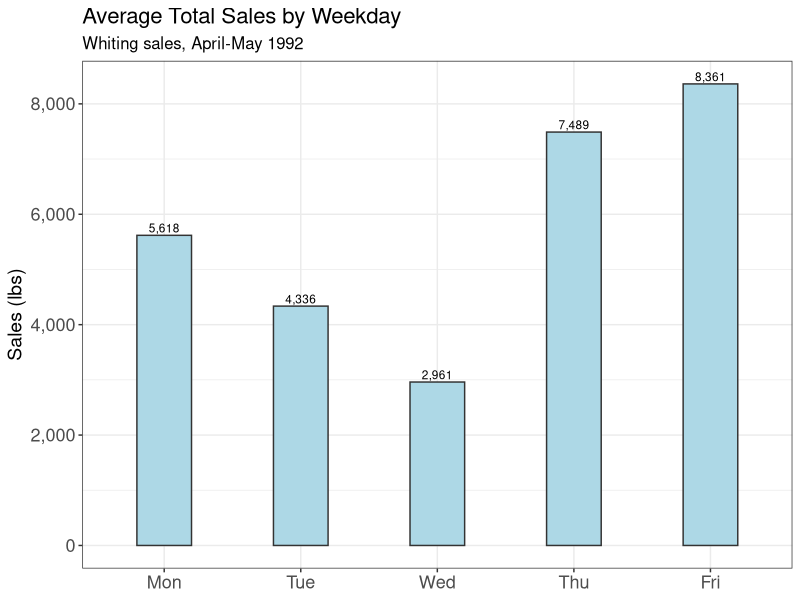
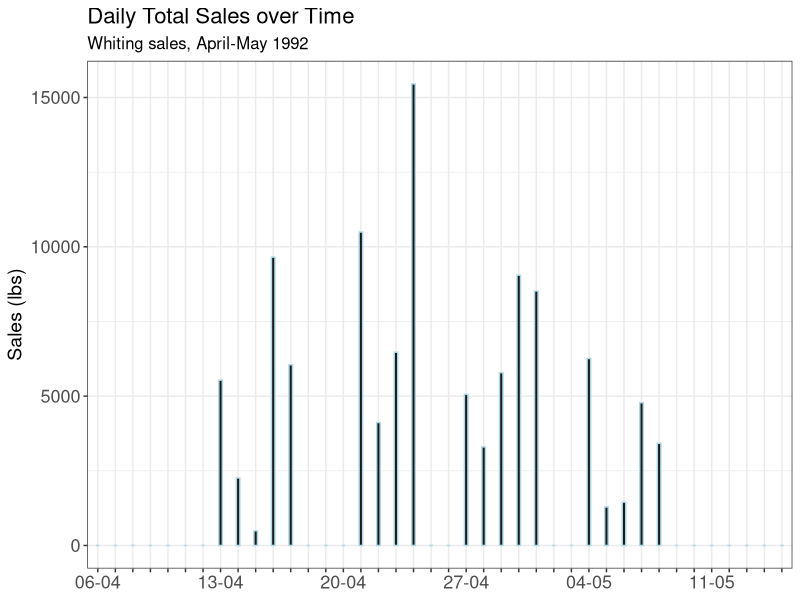
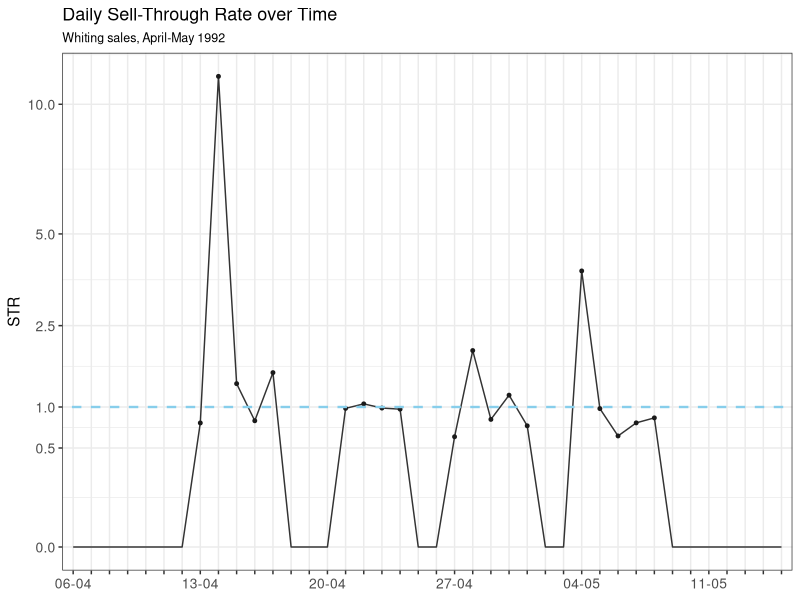
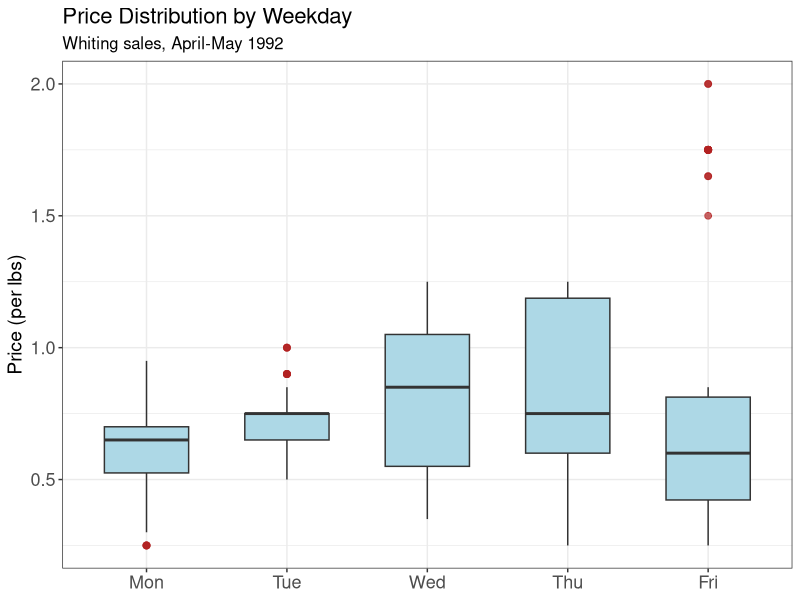
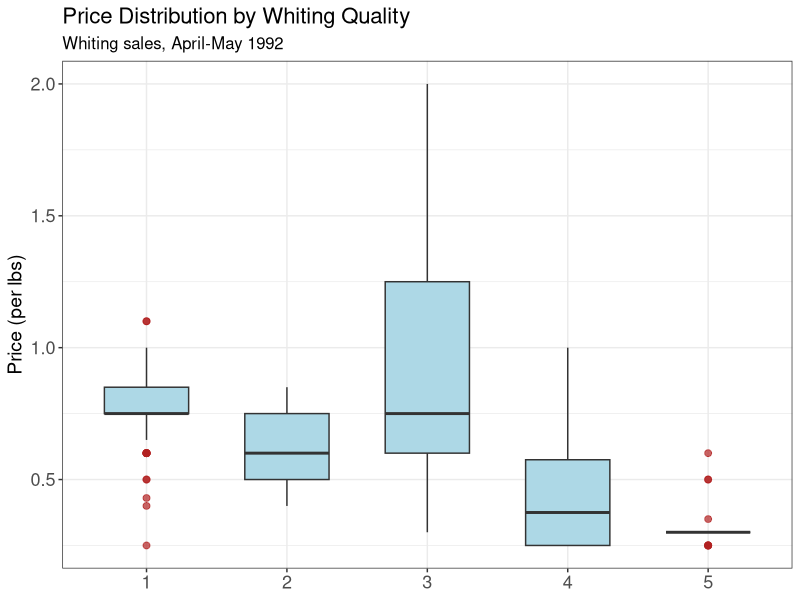
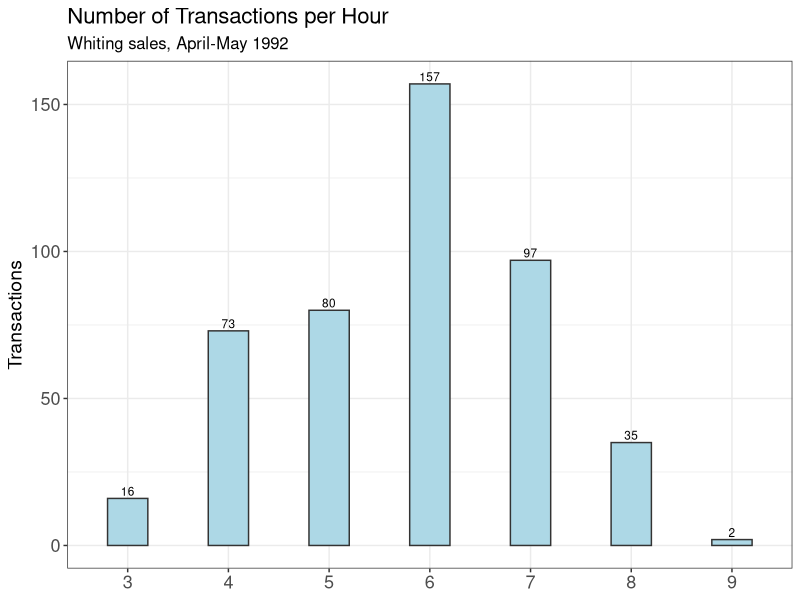
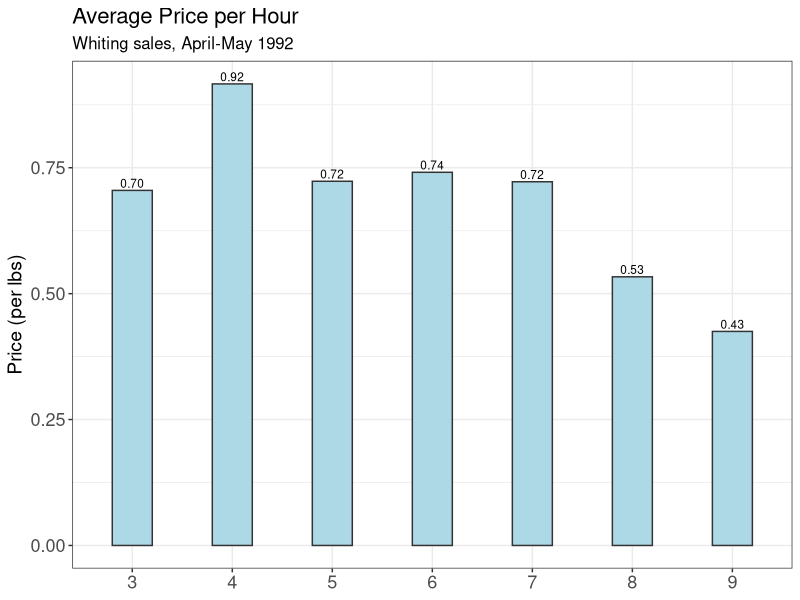

The R source for these figures, in order: (Note: this script raises an error after producing the figures.)
## ---- chunk 1
knitr::opts_chunk$set(
  echo    = TRUE,
  message = FALSE,
  warning = FALSE,
  fig.height = 4     # Höhe in Inches
)
## ---- chunk 2
## Load packages and dataset
library(readr)
library(dplyr)
library(ggplot2)
library(tidyr)

detailed <- read_tsv("../data/detailed_fish_market_data.txt")
## ---- chunk 3
# delete those rows that have NA for 
# "price","quan", "totr", "tots" and 
# filter for whiting (no king)
detailed_whiting <- detailed %>%
  filter(!is.na(pric),
         !is.na(quan),
         !is.na(totr),
         type == "w") %>%
  arrange(date)
## ---- chunk 4

## There seem to be two entries in the dataset, where there are two dealer per day.
# Since this is the case only for two out of all days in April and May: drop those two observations 
detailed_whiting <- detailed_whiting %>%
  # frequency of the same tots value for different days
  group_by(date, dayw, tots) %>%
  mutate(n_same_tots = n()) %>%
  
  # number of distinct tots days
  group_by(date, dayw) %>%
  mutate(n_tots_values = n_distinct(tots)) %>%
  ungroup() %>%
  
  # delete rows for which (there are multiple different tots values 
  #                                   AND 
  #                       for which the tot value only appears once)
  filter(!(n_tots_values > 1 & n_same_tots == 1)) %>%
  
  # delete rows that are not longer needed
  select(-n_same_tots, -n_tots_values)


## two cases, where > 1 dealer is present
tots_inconsistent <- detailed_whiting |>
  group_by(date, dayw) |>
  mutate(
    n_tots = n_distinct(tots)
  ) |>
  filter(n_tots > 1) |>
  arrange(date, dayw, tots, totr)




## define variables for the plots
# themes for plots
theme_fontsize <- theme(
  plot.title = element_text(size = 13),
  plot.subtitle = element_text(size = 9),
  axis.title = element_text(size = 11),
  axis.text = element_text(size = 10),
  legend.text = element_text(size = 10),
)

theme_fontsize_large <- theme(
  plot.title = element_text(size = 16),
  plot.subtitle = element_text(size = 12),
  axis.title = element_text(size = 14),
  axis.text = element_text(size = 13),
  legend.text = element_text(size = 13),
)


# labels for time series data plots
date_seq <- seq(
  from = as.Date("1992-04-06"),
  to   = as.Date("1992-05-15"),
  by   = "day"
)

# format as "MM-YYYY"
day_labels <- format(date_seq, "%d-%m")

# Named character vector: names are month_ids
day_lookup_vec <- setNames(day_labels, c(seq(406,430, by = 1),seq(501,515, by=1)))

break_vec_x_axis <- c(seq(406,430, by = 7),seq(504,515, by=7))
all_days_x_axis <- c(seq(406,430, by = 1),seq(501,515, by=1))
## ---- chunk 5

# dataset for the daily-level
detailed_whiting_daily <- detailed_whiting %>%
  group_by(date) %>%
  summarise(
    avg_pric = mean(pric),
    totr = first(totr),
    tots = first(tots),
    dayw = first(dayw),
    n_trsact = n(),
    strate = first(tots)/first(totr)
  )


## ---- chunk 6
####
# summary of the daily datset
####
detailed_whiting_daily %>%
  select(totr, tots, n_trsact) %>%
  summary()
## ---- chunk 7
####
# barchart average sales by dayw (Day of the Week)
####
plot_average_sales_by_weekday <- detailed_whiting_daily %>%
  group_by(dayw) %>%
  summarise(avg_tots = mean(tots, na.rm = TRUE)) %>%
  ggplot(aes(x = factor(dayw), y = avg_tots)) +
  geom_col(fill = "lightblue", colour = "grey20", width = 0.4) + 
  labs(title = "Average Total Sales by Weekday",
       subtitle = "Whiting sales, April-May 1992",
       y = "Sales (lbs)",
       x = NULL)+
  geom_text(
    aes(label = scales::comma(round(avg_tots, 0))),
    vjust = -0.3,
    size = 3
  ) +
  scale_x_discrete(breaks = 1:5,
                   labels = c("Mon", "Tue", "Wed", "Thu", "Fri")) +
  scale_y_continuous(labels = scales::comma) +
  theme_bw() +
  theme_fontsize_large


####
# time series of tots (total sales)
####
tots_plot_df <- detailed_whiting_daily %>%
  select(date, tots) %>%
  complete(date = 406:515,
           fill = list(tots = 0)) %>%
  arrange(date) %>%
  filter(!between(date, 431, 500)) %>%
  mutate(date_fac = factor(date, levels = date))

plot_daily_sales_over_time <- ggplot(tots_plot_df, aes(x=date_fac, y = tots, group = 1)) + 
  geom_col(width = 0.2,
           colour = "lightblue",
           fill="grey10") +
  labs(title = "Daily Total Sales over Time",
       subtitle = "Whiting sales, April-May 1992",
       y = "Sales (lbs)",
       x = NULL)+ 
  scale_x_discrete(breaks = as.character(all_days_x_axis),
                   labels = function(x) {
                     lab <- rep("", length(x))
                     sel <- x %in% as.character(break_vec_x_axis)
                     lab[sel] <- day_lookup_vec[x[sel]]
                     lab
                   }) +
  theme_bw() +
  theme_fontsize_large

## ---- chunk 8
plot_average_sales_by_weekday
plot_daily_sales_over_time
## ---- chunk 9
####
# time series of str (sell trough rate)
####
str_plot_df <- detailed_whiting_daily %>%
  select(date, strate) %>%
  complete(date = 406:515,
           fill = list(strate = 0)) %>%
  arrange(date) %>%
  filter(!between(date, 431, 500)) %>%
  mutate(date_fac = factor(date, levels = date))


plot_daily_str_over_time <- ggplot(str_plot_df, aes(x=date_fac, y = strate, group = 1)) + 
  geom_line(size = 0.5,
            colour = "grey20") +
  geom_point(
    data   = subset(str_plot_df, strate > 0),
    size   = 1,
    colour = "grey10"
  ) +
  geom_abline(intercept = 1, 
              slope = 0, 
              linetype = "dashed",
              size = 0.8,
              colour = "skyblue") + 
  labs(title = "Daily Sell-Through Rate over Time",
       subtitle = "Whiting sales, April-May 1992",
       y = "STR",
       x = NULL)+
  scale_y_sqrt(breaks = c(0, 0.5, 1, 2.5, 5, 10)) + 
  scale_x_discrete(breaks = as.character(all_days_x_axis),
                   labels = function(x) {
                     lab <- rep("", length(x))
                     sel <- x %in% as.character(break_vec_x_axis)
                     lab[sel] <- day_lookup_vec[x[sel]]
                     lab
                   }) +
  theme_bw() +
  theme_fontsize
## ---- chunk 10
plot_daily_str_over_time
## ---- chunk 11
####
# correlation between tots (total dailiy sales) and avg_pric (average price)
####
cor(detailed_whiting_daily$avg_pric,detailed_whiting_daily$tots)
## ---- chunk 12
####
# boxplot pric(price) by dayw (Day of the Week)
####
plot_price_distr_by_weekday <- ggplot(detailed_whiting, 
       aes(x=factor(dayw), y=pric)) +
  geom_boxplot(fill = "lightblue",         # dezente Farbe
               colour = "grey20",
               width = 0.6,
               outlier.colour = "firebrick",
               outlier.alpha = 0.7,
               outlier.size = 2) + 
  labs(
    x = NULL,
    y = "Price (per lbs)",
    title = "Price Distribution by Weekday",
    subtitle = "Whiting sales, April-May 1992"
  ) +
  scale_x_discrete(breaks = seq(1,5,by=1),
                   labels = c("Mon", "Tue", "Wed", "Thu", "Fri")) +
  scale_y_continuous(labels = scales::comma) +
  theme_bw() +
  theme_fontsize_large


####
# boxplot pric(price) by qual (Qualitiy of the fish)
####
plot_price_distr_by_quality <- detailed_whiting %>%
  filter(!is.na(qual)) %>%
  ggplot(aes(x=factor(qual), y=pric)) +
  geom_boxplot(fill = "lightblue",
               colour = "grey20",
               width = 0.6,
               outlier.colour = "firebrick",
               outlier.alpha = 0.7,
               outlier.size = 2) + 
  labs(
    x = NULL,
    y = "Price (per lbs)",
    title = "Price Distribution by Whiting Quality",
    subtitle = "Whiting sales, April-May 1992"
  ) +
  scale_y_continuous(labels = scales::comma) +
  theme_bw() +
  theme_fontsize_large
## ---- chunk 13
plot_price_distr_by_weekday
plot_price_distr_by_quality
## ---- chunk 14
hourly_detailed_whiting <- detailed_whiting %>%
  mutate(time = round(time/100, digits = 0))

# number of transactions per hour 
plot_transactions_per_hour <- hourly_detailed_whiting %>%
  group_by(time) %>%
  summarise(n_sales = n()) %>%
  filter(!is.na(time)) %>%
  ggplot(aes(x = factor(time), y = n_sales)) +
  geom_col(fill = "lightblue", colour = "grey20", width = 0.4) + 
  labs(title = "Number of Transactions per Hour",
       subtitle = "Whiting sales, April-May 1992",
       y = "Transactions",
       x = NULL)+
  geom_text(
    aes(label = scales::comma(round(n_sales, 0))),
    vjust = -0.3,
    size = 3
  ) +
  scale_y_continuous(labels = scales::comma) +
  theme_bw() +
  theme_fontsize_large
  

# average price across hours
plot_average_price_per_hour <- hourly_detailed_whiting %>%
  group_by(time) %>%
  summarise(avg_pric = mean(pric, na.rm = TRUE)) %>%
  filter(!is.na(time)) %>%
  ggplot(aes(x = factor(time), y = avg_pric)) +
  geom_col(fill = "lightblue", colour = "grey20", width = 0.4) + 
  labs(title = "Average Price per Hour",
       subtitle = "Whiting sales, April-May 1992",
       y = "Price (per lbs)",
       x = NULL)+
  geom_text(
    aes(label = scales::comma(round(avg_pric, 2))),
    vjust = -0.3,
    size = 3
  ) +
  scale_y_continuous(labels = scales::comma) +
  theme_bw() +
  theme_fontsize_large
## ---- chunk 15
plot_transactions_per_hour
plot_average_price_per_hour
## ---- chunk 16
#1 data preperation
detailed_data_prep <- detailed_data %>%
  filter(!is.na(pric),
         !is.na(quan),
         type == "w") %>%
  arrange(date) %>%
  
  # 1.1 standardization
  group_by(cusn) %>%
  mutate(Qty_Dev = quan - mean(quan, na.rm = TRUE)) %>% #target variable
  ungroup() %>%
  
  # 1.2 mean centering and dummy creation
  mutate(
    price_c = as.numeric(scale(pric, center = TRUE, scale = FALSE)), #main regressor
    quality_c = as.numeric(scale(qual, center = TRUE, scale = FALSE)), # Moderator 1
    cash_dummy = if_else(cash == 'c', 1, 0), # Moderator 2
    estb = as.factor(estb), # Moderator 3
  ) 
## ---- chunk 17
# additional steps for establishment
detailed_data_prep %>% group_by(estb) %>% count()

detailed_data_perep_estb = detailed_data_prep %>%
  filter(estb %in% c("s", "f", "sf"))
## ---- chunk 18
    #2.1 Moderated Model 1
    quality_model = lm(Qty_Dev ~ price_c + quality_c, data = detailed_data_prep)
    quality_model_moderation = lm(Qty_Dev ~ price_c*quality_c, data = detailed_data_prep)
    summary(quality_model)
    summary(quality_model_moderation)

    anova(quality_model, quality_model_moderation)
    lrtest(quality_model, quality_model_moderation)
## ---- chunk 19
#2.2 Moderated Model 2
cash_model = lm(Qty_Dev ~ price_c+cash_dummy, data=detailed_data_prep)
cash_model_moderation = lm(Qty_Dev ~ price_c*cash_dummy, data=detailed_data_prep)
summary(cash_model)
summary(cash_model_moderation)

anova(cash_model, cash_model_moderation)
lrtest(cash_model, cash_model_moderation)
## ---- chunk 20
#2.3 Moderated Model 3
estb_model = lm(Qty_Dev ~ price_c + estb, data = detailed_data_perep_estb)
estb_model_moderation = lm(Qty_Dev ~ price_c * estb, data = detailed_data_perep_estb)
summary(estb_model)
summary(estb_model_moderation)

anova(estb_model, estb_model_moderation)
lrtest(estb_model, estb_model_moderation)
